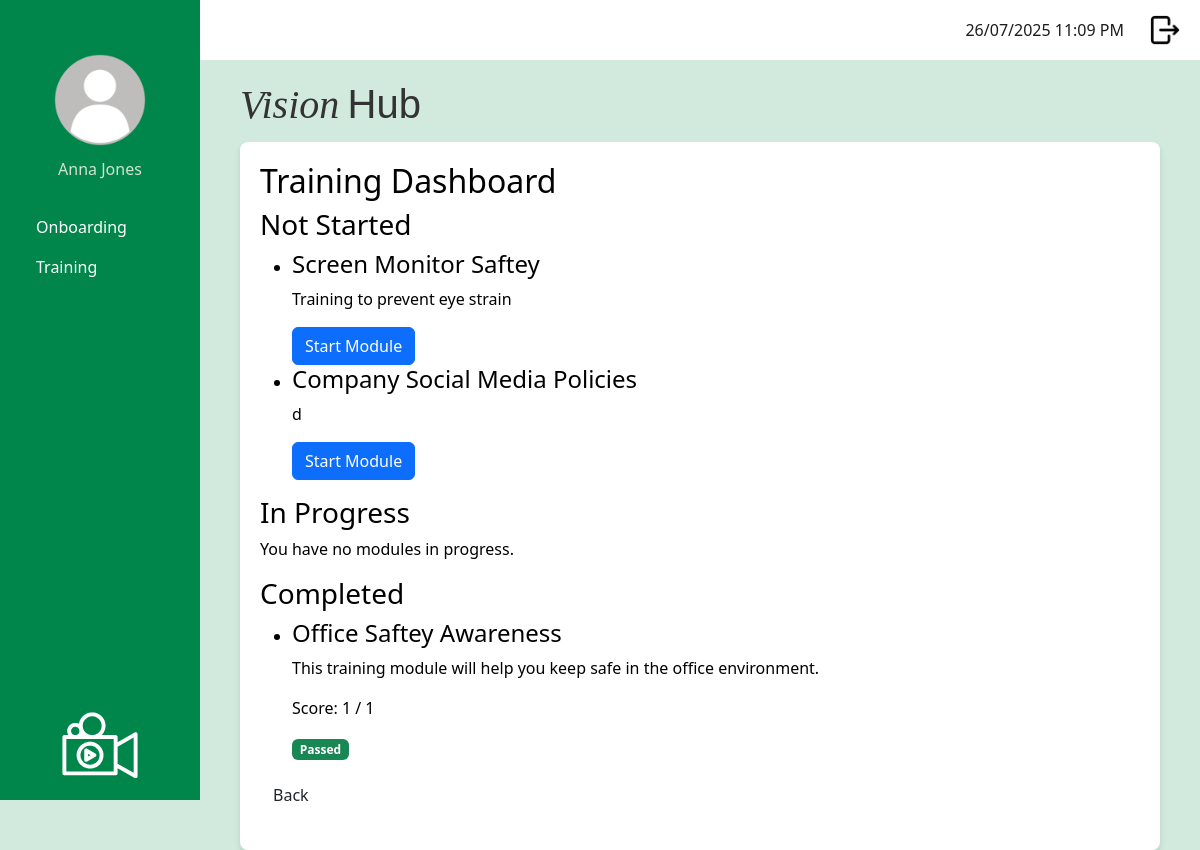
Page /dashboard_training (signed in) on the earlier database version.
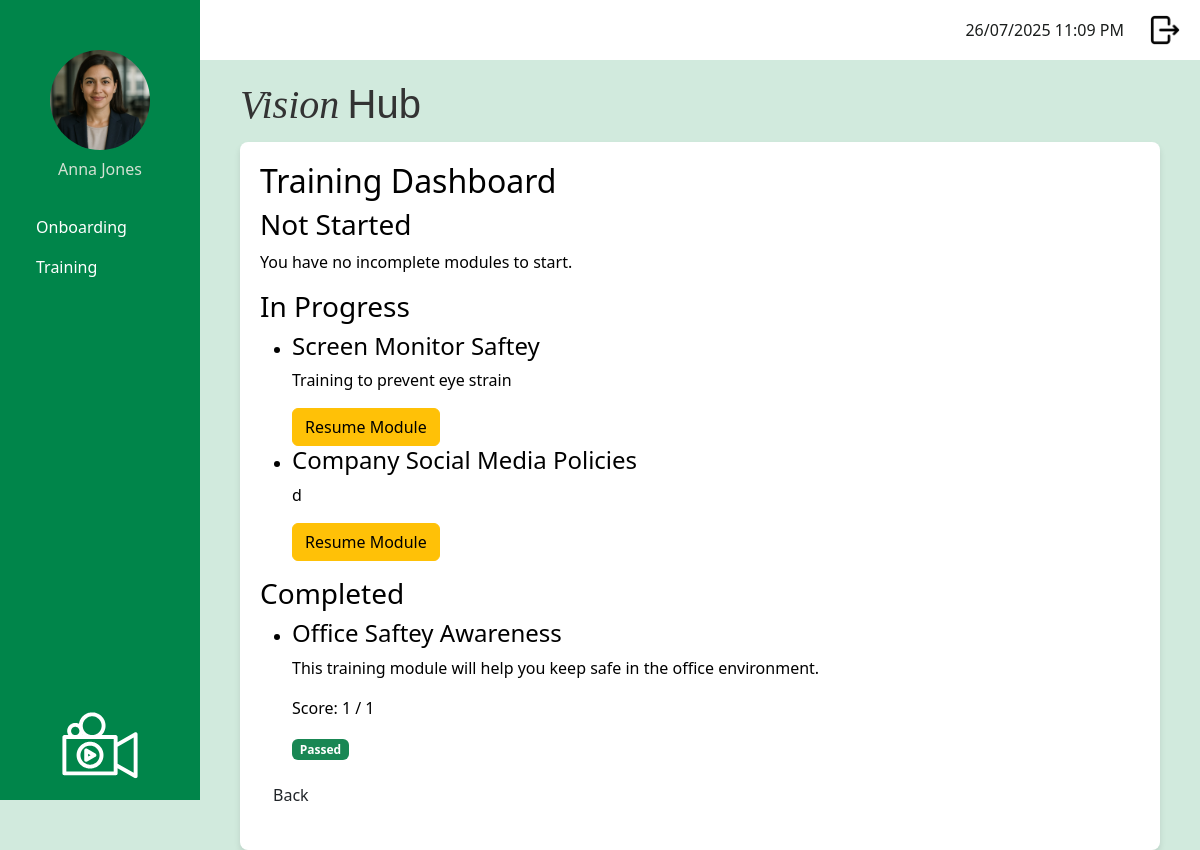
Same page on the later database version.
### app/models.py (models this page shows, shortened)
class User(UserMixin, db.Model):
    __tablename__ = 'user'
    id: so.Mapped[int] = so.mapped_column(primary_key=True)
    username: so.Mapped[str] = so.mapped_column(sa.String(120), index=True, unique=True)
    first_name: so.Mapped[str] = so.mapped_column(sa.String(50), index=True)
    surname: so.Mapped[str] = so.mapped_column(sa.String(50), index=True)
    job_title: so.Mapped[str] = so.mapped_column(sa.String(50), index=True)
    password_hash: so.Mapped[str] = so.mapped_column(sa.String(256))
    is_onboarding: so.Mapped[bool] = so.mapped_column(default=False) # Default: Not onboarding
    dateStarted: so.Mapped[datetime] = so.mapped_column(index=True, default=lambda: datetime.now(timezone.utc))
    google_email: so.Mapped[Optional[str]] = so.mapped_column(sa.String(120), unique=True, nullable=True)
    profile_photo: so.Mapped[Optional[str]] = so.mapped_column(sa.String(120), nullable=True, default='profileDefault.png')
    manager_id: so.Mapped[Optional[int]] = so.mapped_column(sa.ForeignKey('user.id'), nullable=True)
    manager: so.Mapped[Optional['User']] = so.relationship('User', remote_side=[id], back_populates='manages')
    manages: so.Mapped[List['User']] = so.relationship('User', back_populates='manager')
    role_id: so.Mapped[int] = so.mapped_column(sa.ForeignKey('role.id'))
    role: so.Mapped['Role'] = so.relationship('Role', back_populates='users')
    department_id: so.Mapped[int] = so.mapped_column(sa.ForeignKey('department.id'))
    department: so.Mapped['Department'] = so.relationship('Department', back_populates='users')
    module_progress: so.Mapped[List['UserModuleProgress']] = so.relationship('UserModuleProgress', back_populates='user')
    onboarding_path_id: so.Mapped[int] = so.mapped_column(sa.ForeignKey('onboarding_path.id'), nullable=True)
    onboarding_path: so.Mapped['OnboardingPath'] = so.relationship('OnboardingPath')

class TrainingModule (db.Model):
    __tablename__ = 'training_module'
    id: so.Mapped[int] = so.mapped_column(primary_key=True)
    module_title: so.Mapped[str] = so.mapped_column(sa.String(150), index=True, unique=True)
    module_description: so.Mapped[str] = so.mapped_column(sa.Text, nullable=False)
    module_instructions: so.Mapped[str] = so.mapped_column(sa.Text, nullable=False)
    video_url: so.Mapped[str] = so.mapped_column(sa.String(300), nullable=True)
    active: so.Mapped[bool] = so.mapped_column(sa.Boolean, nullable=False, default=True)
    questions: so.Mapped[List['Question']] = so.relationship('Question', back_populates='training_module', cascade='all, delete-orphan')
    user_progress: so.Mapped[List['UserModuleProgress']] = so.relationship('UserModuleProgress', back_populates='training_module')
    onboarding_steps: so.Mapped[List['OnboardingStep']] = so.relationship('OnboardingStep', back_populates='training_module', cascade='all, delete-orphan')

### app/routes.py (the view)
@app.route('/dashboard_training', methods = ['GET'])
@login_required
def training_dashboard():
    if current_user.role.role_name != "staff":
        return redirect(url_for('logout'))
    onboarding_path = current_user.onboarding_path
    steps = onboarding_path.steps if onboarding_path else []
    active_modules = [
        step.training_module for step in steps if step.training_module.active
    ]
    completed_modules = []
    to_be_completed_modules = []
    in_progress_modules = []
    passing_threshold = 0.5
    for module in active_modules:
        progress = UserModuleProgress.query.filter_by(
            user_id=current_user.id,
            training_module_id=module.id
        ).order_by(UserModuleProgress.id.desc()).first()
        if not progress:
            to_be_completed_modules.append(module)
        else:
            total_questions = len(module.questions) or 1
            if progress.completed_date:
                if (progress.score is not None
                        and (progress.score / total_questions) >= passing_threshold):
                    completed_modules.append({
                        'module': module,
                        'score': progress.score,
                        'passed': True
                    })
                else:
                    to_be_completed_modules.append(module)
            else:
                in_progress_modules.append(module)
    return render_template(
        'dashboard_training.html',
        title="Training Dashboard",
        to_be_completed_modules=to_be_completed_modules,
        in_progress_modules=in_progress_modules,
        completed_modules=completed_modules
    )

### app/models.py (called while the page is built)
@login.user_loader
def load_user(id):
    return db.session.get(User, int(id))

### app/templates/dashboard_training.html
{% extends "base.html" %}
{% block content %}
<h2>Training Dashboard</h2>
<h3>Not Started</h3>
{% if to_be_completed_modules %}
    <ul>
    {% for module in to_be_completed_modules %}
        <li>
            <h4>{{ module.module_title }}</h4>
            <p>{{ module.module_description }}</p>
            <a href="{{ url_for('take_training_module', module_id=module.id) }}" class="btn btn-primary">
                Start Module
            </a>
        </li>
    {% endfor %}
    </ul>
{% else %}
    <p>You have no incomplete modules to start.</p>
{% endif %}
<h3>In Progress</h3>
{% if in_progress_modules %}
    <ul>
    {% for module in in_progress_modules %}
        <li>
            <h4>{{ module.module_title }}</h4>
            <p>{{ module.module_description }}</p>
            <a href="{{ url_for('take_training_module', module_id=module.id) }}" class="btn btn-warning">
                Resume Module
            </a>
        </li>
    {% endfor %}
    </ul>
{% else %}
    <p>You have no modules in progress.</p>
{% endif %}
<h3>Completed</h3>
{% if completed_modules %}
    <ul>
    {% for entry in completed_modules %}
        <li>
            <h4>{{ entry.module.module_title }}</h4>
            <p>{{ entry.module.module_description }}</p>
            <p>Score: {{ entry.score }} / {{ entry.module.questions|length }}</p>
            {% if entry.passed %}
                <span class="badge bg-success">Passed</span>
            {% else %}
                <span class="badge bg-danger">Failed</span>
                <a href="{{ url_for('take_training_module', module_id=entry.module.id) }}" class="btn btn-secondary">Retake Module</a>
            {% endif %}
        </li>
    {% endfor %}
    </ul>
{% else %}
    <p>You have no completed modules.</p>
{% endif %}
<p>
    <a href="{{ url_for('staff_dashboard') }}" class="btn">Back</a>
</p>
{% endblock %}

### app/templates/base.html (shortened to what this page needs)
<!doctype html>
<html>
    <head>
            <link
            href="{{ url_for('static', filename='css/bootstrap.min.css') }}"
            rel="stylesheet"/>
            <link href="{{ url_for('static', filename='css/stylesheet.css') }}" rel="stylesheet"/>
        </head>
    <body>
         <div class="sidebar">
            <div class="profile-container">
                <form id="photoForm"
                    action="{{ url_for('update_profile_photo') }}"
                    method="POST"
                    enctype="multipart/form-data"
                    style="display:inline;">
                <img src="{{ url_for('static',
                                    filename='images/profilePhoto/'
                                        ~ (current_user.profile_photo or 'profileDefault.png')) }}"
                    id="profilePicture"
                    class="profilePicture"
                    alt="Click to change photo"
                    style="cursor:pointer; width:100px; height:100px;
                            object-fit:cover; border-radius:50%;">
                </form>
                <h5 class="profile-photo-text">{{ current_user.first_name|title }} {{ current_user.surname|title }}</h5>
            </div>
            <nav class="nav flex-column sideNavLink-container">
                {% if current_user.role.role_name == 'admin' %}
                    <a class="nav-link" href="#">Onboarding</a>
                    <a class="nav-link" href="{{ url_for('manage_training_modules') }}">Training</a>
                    <a class="nav-link" href="#">Knowledge Base</a>
                    <a class="nav-link" href="{{ url_for('manage_users') }}">User Managment</a>
                    <a class="nav-link" href="#">Onboarding</a>
                    <a class="nav-link" href="#">Reports</a>
                    <a class="nav-link" href="#">Content Management</a>
                    {% elif current_user.role.role_name == 'manager' %}
                    <a class="nav-link" href="#">Onboarding</a>
                    <a class="nav-link" href="#">Training</a>
                    <a class="nav-link" href="#">Reports</a>
                    {% elif current_user.role.role_name == 'staff' %}
                    <a class="nav-link" href="#">Onboarding</a>
                    <a class="nav-link" href="{{ url_for('training_dashboard') }}">Training</a>
                {% endif %}
            </nav>
            <img src="{{ url_for('static', filename='images/logoImageWhite.svg') }}" class="sidebarLogo">
        </div>
         <div class="top-bar">
            <div class="d-flex align-items-center">
                <span class="me-3" id="clock"></span>
                <a href="{{ url_for('logout') }}" class="logout-link">
                    <img src="{{ url_for('static', filename='images/logout.png') }}" class="logout-image">
                </a>
            </div>
        </div>
        <div class="logo-name-container">
            <h2 class="logo-text">
                <span class="logo-vision">Vision</span>
                <span class="logo-hub">Hub</span>
            </h2>
        </div>
        <div class="content">
            {% block content %}
            {% endblock %}
        </div>
    </body>
</html>

### app/static/css/stylesheet.css (style rules this page uses)
body { color: #000000; background-color: #d1eadd ; }
.logo-name-container { display: flex; align-items: baseline; margin-left: 240px; margin-top: 20px; margin-bottom: 5px; gap: 2rem; color: #333; }
.logo-vision { font-family: 'Playfair Display', serif; font-weight: 450; font-style: italic; font-size: 2.5rem; }
.logo-hub { font-family: 'Montserrat', sans-serif; font-weight: 200; font-size: 2.5rem; margin-left: 0; }
.sidebar { background-color: #00854a; color: white; font-size: 1rem; font-weight: 400; height: 100vh; position: fixed; width: 200px; padding: 20px; display: flex; flex-direction: column; justify-content: space-between; text-align: left }
.profile-photo-text { font-size: 1rem; font-weight: 200; color: rgb(211, 225, 211); text-align: center; }
.sidebarLogo { max-width: 100%; width: 120px; height: auto; display: block; margin: 0 auto; margin-top: auto; }
.profilePicture { display: block; margin: 30px auto 10px auto; border-radius: 50%; width: 80px; height: 80px; object-fit: cover; }
.sideNavLink-container { margin-top: 20px; }
.nav-link { border-radius: 0.5rem; color: white; }
.top-bar { background-color: white; height: 60px; padding: 10px 20px; margin-left: 200px; display: flex; justify-content: flex-end; align-items: center; }
.logout-image { width: 30px; height: 30px; object-fit: cover; margin-left: 10px; }
#clock { color: #1a1d1c; margin-right: 20px; }
.content { background-color: white; border-radius: 8px; margin-left: 240px; padding: 20px; box-shadow: 0 4px 6px rgba(0, 0, 0, 0.1); max-width: calc(100% - 240px - 40px); }

Differences in the rows shown:
changed User "Anna": profile_photo: picture added in place of a placeholder
shown differently, row unchanged: TrainingModule "Screen Monitor Saftey": moves from the list under "Not Started" to the list under "In Progress"
shown differently, row unchanged: TrainingModule "Company Social Media Policies": moves from the list under "Not Started" to the list under "In Progress"
Other differences:
text no longer shown: "You have no modules in progress."
text now shown: "You have no incomplete modules to start."
